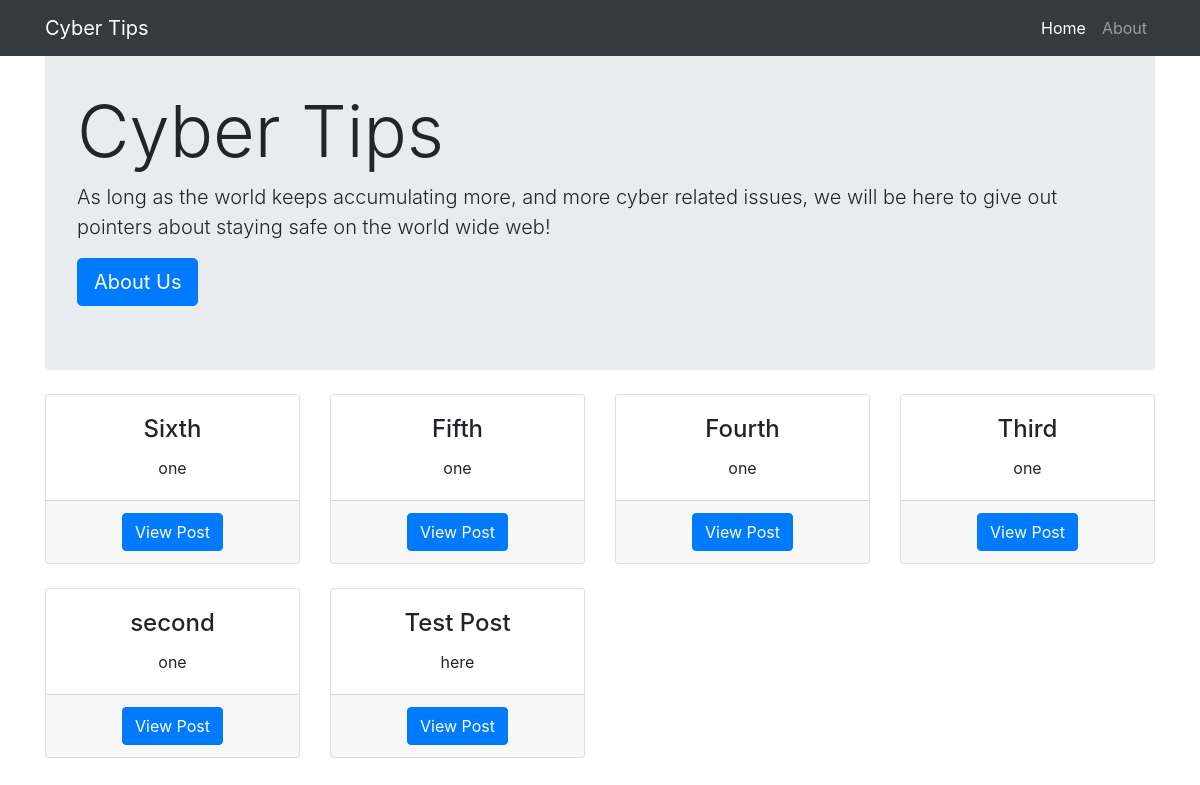
The app's page /, older data.
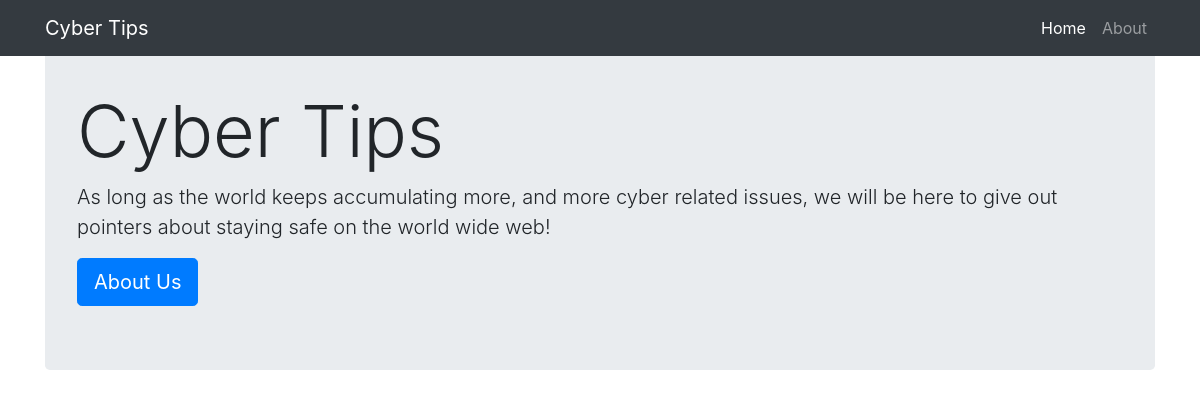
The same page, newer data.
### blog/models.py (models this page shows)
class Post(models.Model):
    title = models.CharField(max_length=150)
    post_body = models.TextField()
    slug = models.SlugField(max_length=150, unique=True)
    published_on = models.DateTimeField(auto_now_add=True)

### blog/views.py (the view)
# urls.py: path('', views.blog, name='blog'),
def blog(request):
    slug_query = Post.objects.all()
    queryset = Post.objects.all().order_by('-published_on')
    return render(request, 'blog.html', { 'queryset':queryset, } )

### blog/templates/blog.html (shortened to what this page needs)
<link rel="stylesheet" href="https://stackpath.bootstrapcdn.com/bootstrap/4.3.1/css/bootstrap.min.css">
<head>
</head>
<body>
    <nav class="navbar navbar-expand-lg navbar-dark bg-dark fixed-top">
        <div class="container">
        <a class="navbar-brand" href="#">Cyber Tips</a>
        <div class="collapse navbar-collapse" id="navbarResponsive">
                <ul class="navbar-nav ml-auto">
                    <li class="nav-item active">
                        <a class="nav-link" href="/">Home
                        </a>
                    </li>
                    <li class="nav-item">
                        <a class="nav-link" href="/about/">About</a>
                    </li>
                </ul>
            </div>
        </div>
    </nav>
    <div class="container">
    <header class="jumbotron my-4">
      <h1 class="display-3">Cyber Tips</h1>
      <p class="lead">As long as the world keeps accumulating more, and more cyber related issues, we will be here to give out pointers about staying safe on the world wide web!</p>
      <a href="/about/" class="btn btn-primary btn-lg">About Us</a>
    </header>
    <div class="row text-center">
    {% for post in queryset %}
      <div class="col-lg-3 col-sm-3 mb-4">
        <div class="card h-100">
          <div class="card-body">
            <h4 class="card-title">{{ post.title }}</h4>
            <p class="card-text">{{ post.post_body }}</p>
          </div>
          <div class="card-footer">
            <a href="{% url 'post_detail' post.slug %}" class="btn btn-primary">View Post</a>
          </div>
        </div>
      </div>
      {% endfor %}
    </div>
  </div>
</body>

Row changes from the older to the newer data that the page shows:
removed Post: title "Sixth", post_body "one"
removed Post: title "Fifth", post_body "one"
removed Post: title "Fourth", post_body "one"
removed Post: title "Third", post_body "one"
removed Post: title "second", post_body "one"
removed Post: title "Test Post", post_body "here"
